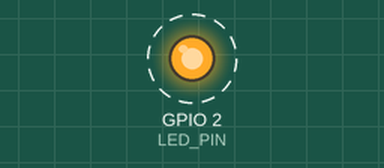
Recording of a sketch running on a simulated ESP32. On the bench: output pins drawn as LEDs (lit = HIGH). Dashed ring = blinking.

Above: at 0.5 s.
Timing chart, 0 to 4.6 s (numbered marks = the images above):
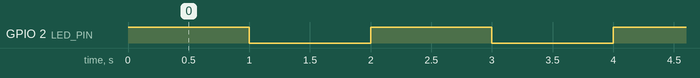

Measured:
- by itself, GPIO 2 (LED_PIN): alternates HIGH for 1.0 s and LOW for 1.0 s

The sketch:

light_blink.ino
```cpp
// Define the pin for the onboard LED
#define LED_PIN 2

// the setup function runs once when you press reset or power the board
void setup() {
  // initialize digital pin LED_PIN as an output.
  pinMode(LED_PIN, OUTPUT);
}

// the loop function runs over and over again forever
void loop() {
  digitalWrite(LED_PIN, HIGH);  // turn the LED on (HIGH is the voltage level)
  delay(1000);                 // wait for a second
  digitalWrite(LED_PIN, LOW);  // turn the LED off by making the voltage LOW
  delay(1000);                 // wait for a second
}
```
